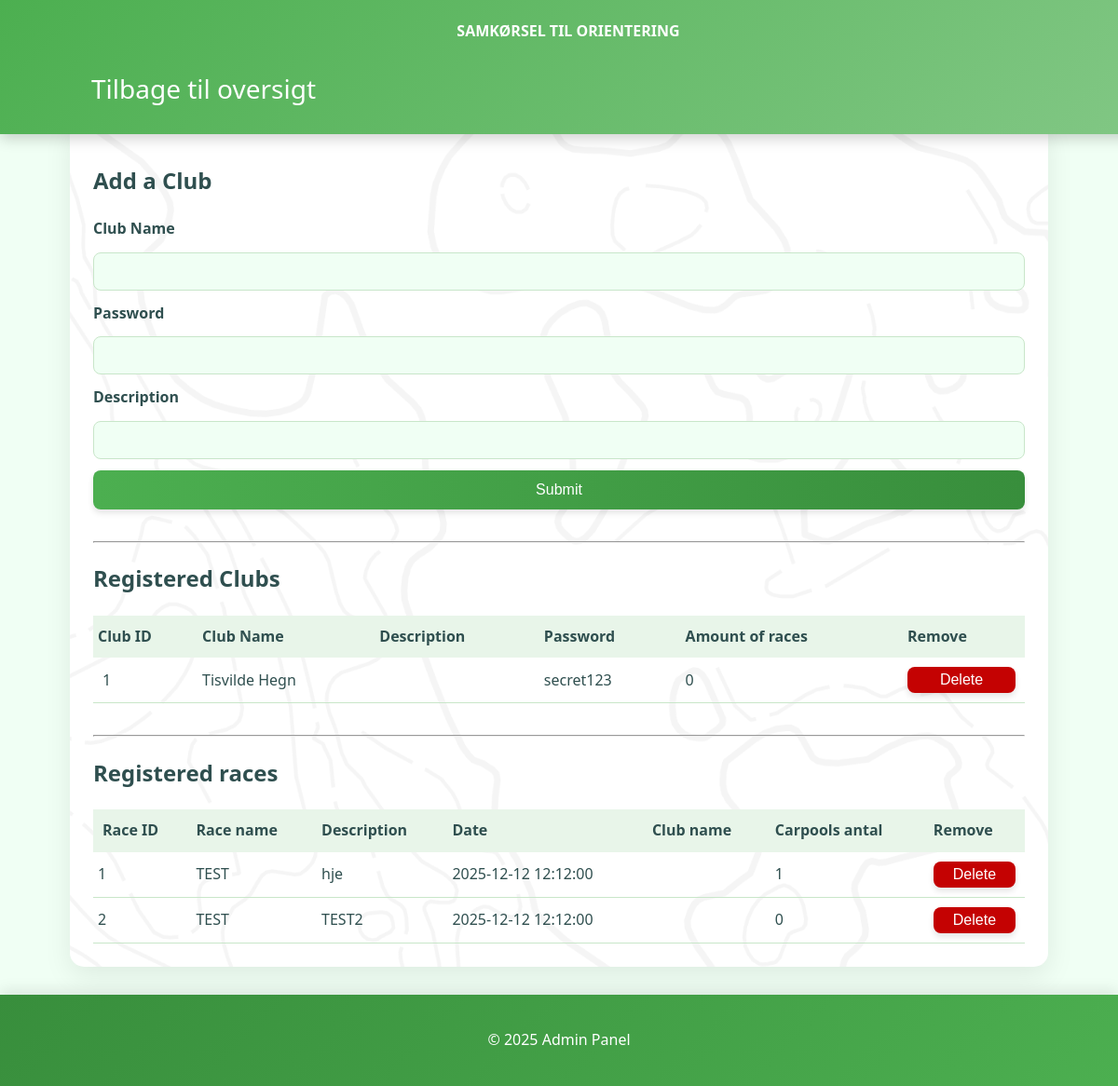
Before: /admin (signed in) with the older database file.
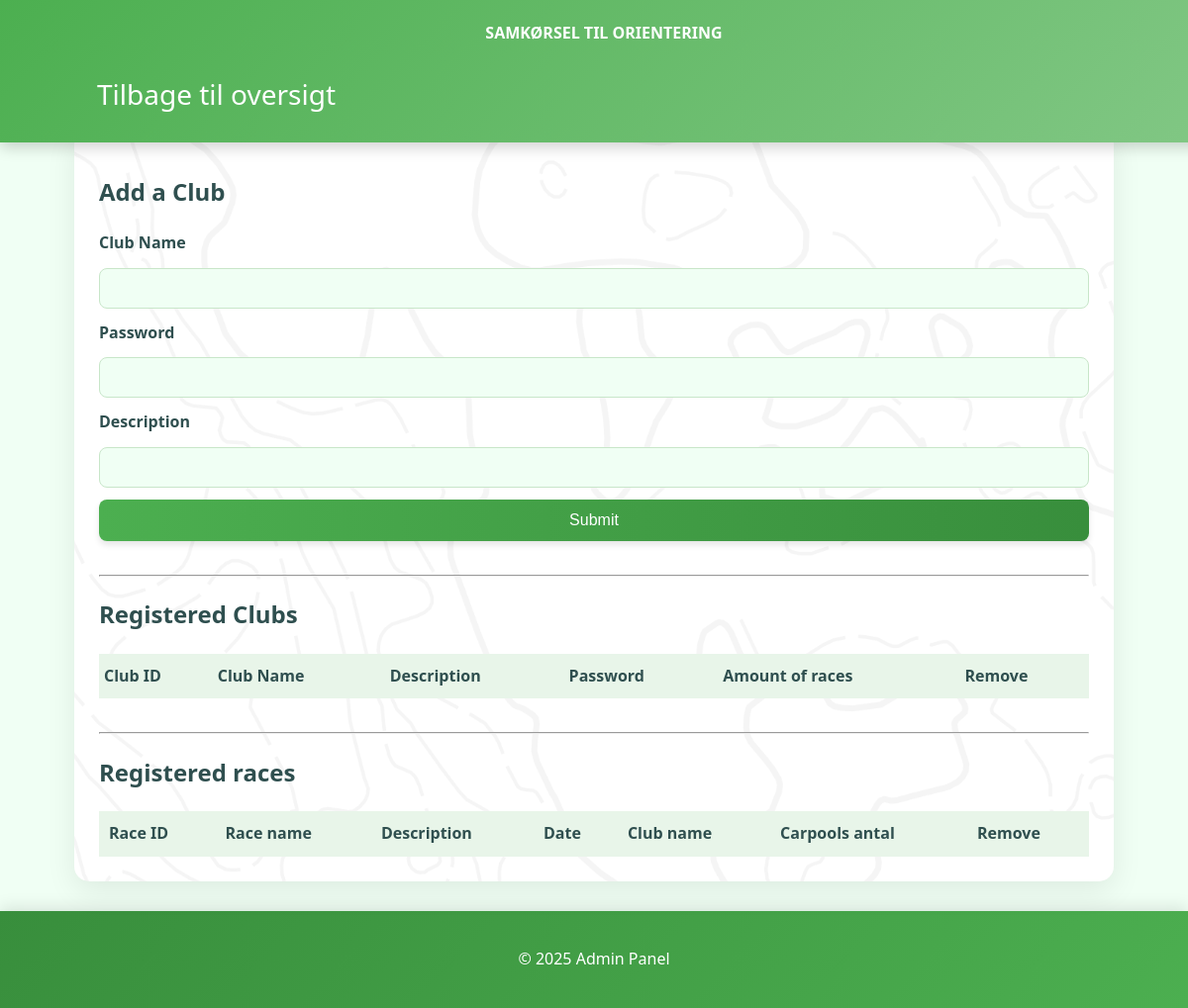
After: the same page with the newer database file.
### pythonextensions/models.py (models this page shows)
class Club(db.Model):
    id = db.Column(db.Integer, primary_key=True)
    password = db.Column(db.String(100), nullable=False)
    name = db.Column(db.String(100), nullable=False, unique=True)
    description = db.Column(db.Text, nullable=True)
    carpools = db.relationship('Carpool', backref='club', lazy="joined")
    races = db.relationship('Race', backref='club', lazy="joined")

class Race(db.Model):
    id = db.Column(db.Integer, primary_key=True)
    club_level = db.Column(db.Boolean, default=False) #indicates if it is a club level
    name = db.Column(db.String(100), nullable=False, unique=False)
    description = db.Column(db.Text, nullable=True)
    date = db.Column(db.DateTime, nullable=False)
    latitude = db.Column(db.Float, nullable=False)
    longitude = db.Column(db.Float, nullable=False)
    carpools = db.relationship('Carpool', backref='race', lazy="joined")
    club_id = db.Column(db.Integer, db.ForeignKey('club.id'), nullable=True)

### app.py (the view, shortened to what this page needs)
@app.route('/admin', methods=['GET', 'POST'])
def admin():
    if 'admin_login' not in session:
        return redirect(url_for('admin_login'))
    Clubs = Club.query.all()
    Races = Race.query.all()
    Carpools = Carpool.query.all()
    races_by_club = {}
    carpools_by_races = {}
    for race in Races:
        races_by_club.setdefault(race.club_id, []).append(race)
    for carpool in Carpools:
        carpools_by_races.setdefault(carpool.race_id, []).append(carpool)
    clubs_dict = {club.id: club for club in Clubs}
    Carpools = Carpool.query.all()
    return render_template("admin.html", clubs=Clubs, races=Races, carpool=Carpools, clubs_dict = clubs_dict, races_by_club=races_by_club, carpools_by_races=carpools_by_races )

### templates/admin.html (shortened to what this page needs)
<!DOCTYPE html>
<html lang="en">
<head>
    <link rel="stylesheet" href="{{ url_for('static', filename='style.css') }}">
    <link rel="stylesheet" href="https://cdn.datatables.net/1.13.6/css/jquery.dataTables.min.css">
</head>
<body>
    <header>
        <h1 style="font-size: medium;">SAMKØRSEL TIL ORIENTERING</h1>
        <div class="header-inner">
            <nav id="primary-nav" class="nav">
                <ul style="display: flex; gap: 20px; list-style: none; padding: 0; margin: 0;">
                    <li><a href="/" class="navbar-link">Tilbage til oversigt</a></li>
                </ul>
            </nav>
        </div>
    </header>
    <div class="main-wrapper">
        <div class="center-container">
            <h2>Add a Club</h2>
            <form action="{{ url_for('admin') }}" method="POST">
                <label for="club_name">Club Name</label>
                <input type="text" id="club_name" name="name" required>
                <label for="password">Password</label>
                <input type="text" id="password" name="password" required>
                <label for="description">Description</label>
                <input type="text" id="description" name="description">
                <button type="submit">Submit</button>
            </form>
            <br>
            <hr>
            <h2>Registered Clubs</h2>
            <table id="clubTable" style="width:100%; border-collapse: collapse; margin-top:20px;">
                <thead>
                    <tr style="background:#e8f5e9;">
                        <th style="padding:5px; text-align:left;">Club ID</th>
                        <th style="padding:10px; text-align:left;">Club Name</th>
                        <th style="padding:10px; text-align:left;">Description</th>
                        <th style="padding:10px; text-align:left;">Password</th>
                        <th style="padding:10px; text-align:left;">Amount of races</th>
                        <th style="padding:10px; text-align:left;">Remove</th>
                    </tr>
                </thead>
                <tbody>
                    {% for club in clubs %}
                    <tr>
                        <td style="padding:10px; border-bottom:1px solid #c8e6c9;">
                            {{ club.id }}
                        </td>
                        <td style="padding:10px; border-bottom:1px solid #c8e6c9;">
                            {{ club.name }}
                        </td>
                        <td style="padding:10px; border-bottom:1px solid #c8e6c9;">
                        </td>
                        <td style="padding:10px; border-bottom:1px solid #c8e6c9;">
                            {{ club.password }}
                        </td>
                        <td style="padding:10px; border-bottom:1px solid #c8e6c9;">
                            {{ races_by_club[club.id]|length }}
                        </td>
                        <td style="padding:10px; border-bottom:1px solid #c8e6c9;">
                            <form onsubmit="return confirm('ER du sikker på at du vil slette denne klub?')"
                                action="{{ url_for('admin') }}" method="post">
                                <button type="submit" class="delete-btn">Delete</button>
                            </form>
                        </td>
                    </tr>
                    {% endfor %}
                </tbody>
            </table>
            <br>
            <hr>
            <h2>Registered races</h2>
            <table id="raceTable" style="width:100%; border-collapse: collapse; margin-top:20px;">
                <thead>
                    <tr style="background:#e8f5e9;">
                        <th style="padding:10px; text-align:left;">Race ID</th>
                        <th style="padding:10px; text-align:left;">Race name</th>
                        <th style="padding:10px; text-align:left;">Description</th>
                        <th style="padding:10px; text-align:left;">Date</th>
                        <th style="padding:10px; text-align:left;">Club name</th>
                        <th style="padding:10px; text-align:left;">Carpools antal</th>
                        <th style="padding:10px; text-align:left;">Remove</th>
                    </tr>
                </thead>
                <tbody>
                    {% for race in races %}
                    <tr class="race-row">
                        <td style="padding:5px; border-bottom:1px solid #c8e6c9;">
                            {{ race.id }}
                        </td>
                        <td style="padding:10px; border-bottom:1px solid #c8e6c9;">
                            {{ race.name }}
                        </td>
                        <td style="padding:10px; border-bottom:1px solid #c8e6c9;">
                            {{ race.description }}
                        </td>
                        <td class="race-date" style="padding:10px; border-bottom:1px solid #c8e6c9;">
                            {{ race.date }}
                        </td>
                        <td style="padding:10px; border-bottom:1px solid #c8e6c9;">
                        </td>
                        <td style="padding:10px; border-bottom:1px solid #c8e6c9;">
                            {{ carpools_by_races[race.id]|length }}
                        </td>
                        <td style="padding:10px; border-bottom:1px solid #c8e6c9;">
                            <form onsubmit="return confirm('ER du sikker på at du vil slette dette løb?')"
                                action="{{ url_for('admin') }}" method="post">
                                <button type="submit" class="delete-btn">Delete</button>
                            </form>
                        </td>
                    </tr>
                    {% endfor %}
                </tbody>
            </table>
        </div>
    </div>
    <footer>
        <p>&copy; 2025 Admin Panel</p>
    </footer>
</body>
</html>

### static/style.css (style rules this page uses)
body { font-family: 'Segoe UI', Tahoma, Geneva, Verdana, sans-serif; background-color: #f0fff4; margin: 0; padding-top: 10px; color: #2f4f4f; line-height: 1.6; }
.main-wrapper { display: flex; flex-direction: row; justify-content: center; align-items: flex-start; max-width: 1400px; margin: 0 auto; }
header { width: 100%; margin-bottom: 10px; background: linear-gradient(135deg, #4caf50, #81c784); color: white; padding: 10px; text-align: center; font-size: 28px; box-shadow: 0 4px 15px rgba(0, 0, 0, 0.2); position: fixed; top: 0; left: 0; z-index: 2; }
form { display: flex; flex-direction: column; gap: 12px; }
label { font-weight: 600; color: #2f4f4f; }
input, select { padding: 12px; border: 1px solid #c8e6c9; border-radius: 8px; background-color: #f0fff4; transition: border-color 0.3s, box-shadow 0.3s; }
button { background: linear-gradient(to right, #4caf50, #388e3c); color: white; padding: 12px; border: none; border-radius: 8px; cursor: pointer; font-size: 16px; font-weight: 500; transition: all 0.3s ease; box-shadow: 0 4px 6px rgba(0, 0, 0, 0.1); }
a:link, a:visited { background: linear-gradient(to right, #388e3c, #4caf50); color: white; padding: 12px 20px; text-align: center; text-decoration: none; display: inline-block; border-radius: 8px; transition: all 0.3s ease; box-shadow: 0 4px 6px rgba(0, 0, 0, 0.1); }
footer { text-align: center; padding: 20px; background: linear-gradient(135deg, #388e3c, #4caf50); color: white; margin-top: 30px; box-shadow: 0 -4px 15px rgba(0, 0, 0, 0.1); }
.center-container { flex: 1; max-width: 1000px; background: white; padding: 25px; border-radius: 15px; box-shadow: 0 10px 30px rgba(0, 0, 0, 0.08); transition: none; margin-top: 120px; order: 1; background-image: url("./images/contours.png"); background-size: cover; background-position: center; background-repeat: no-repeat; background-attachment: fixed; }
.header-inner { max-width: 100%; margin-left: 5%; margin-right: 5%; padding: 8px 16px; display: flex; align-items: center; justify-content: space-between; gap: 12px; }
.nav { display: flex; align-items: center; gap: 12px; }
.nav a { background: transparent; box-shadow: none; padding: 8px 12px; border-radius: 8px; text-decoration: none; color: #fff; transition: background 0.2s ease; }

Changed rows visible on the page:
removed Club: id "1", name "Tisvilde Hegn", password "secret123", races_by_club "0"
removed Race: id "1", name "TEST", description "hje", date "2025-12-12 12:12:00", carpools_by_races "1"
removed Race: id "2", name "TEST", description "TEST2", date "2025-12-12 12:12:00", carpools_by_races "0"
